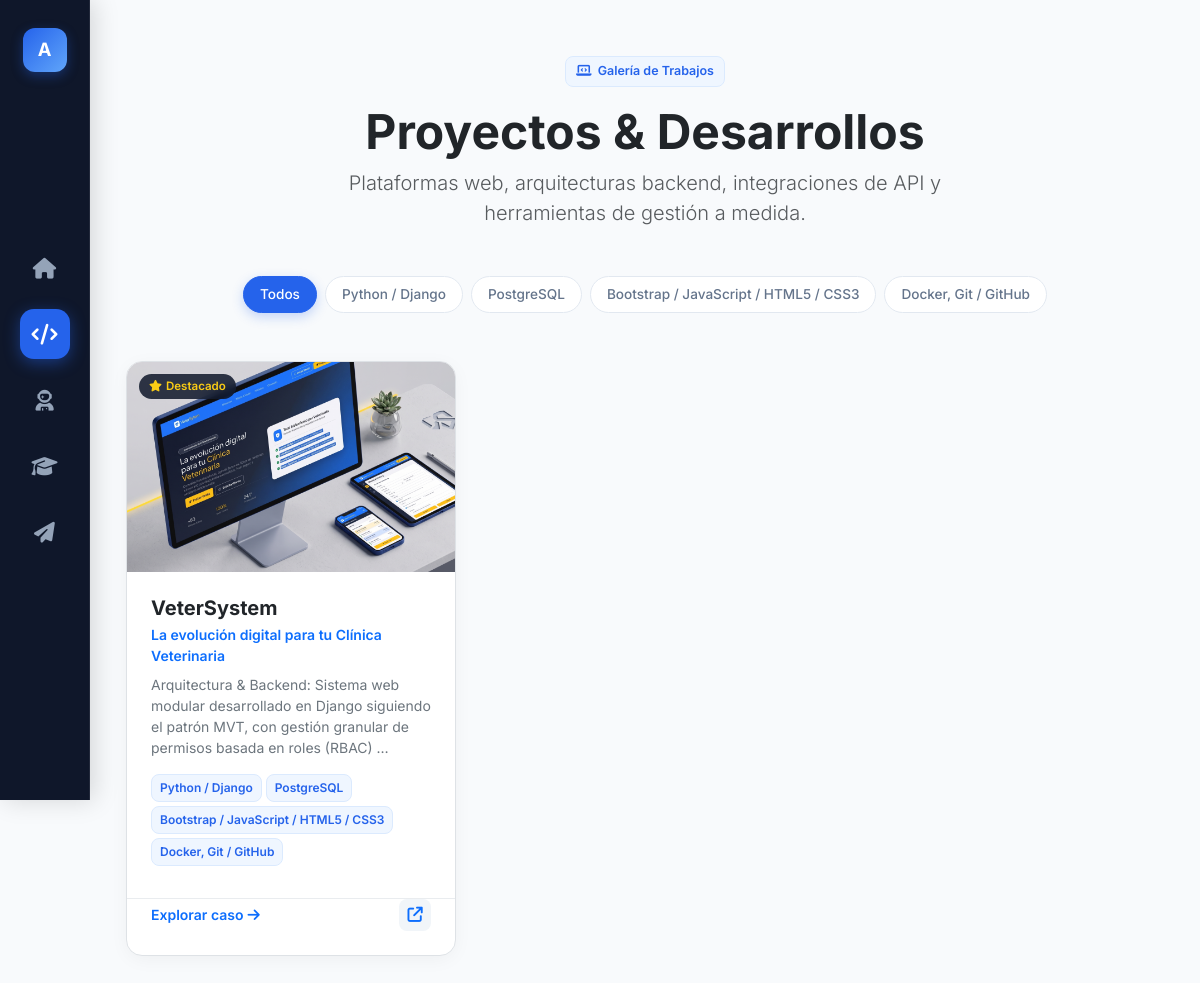
The page /portafolio/ on the database its author committed.
### core/models.py (models this page shows, shortened)
class Tecnologia(models.Model):
    class Categoria(models.TextChoices):
        BACKEND = 'BACK', 'Backend'
        FRONTEND = 'FRONT', 'Frontend'
        DATABASE = 'DB', 'Base de Datos'
        DEVOPS_TOOLS = 'TOOLS', 'DevOps & Herramientas'
        OTHER = 'OTHER', 'Otros'
    nombre = models.CharField(max_length=50, unique=True)
    icono_class = models.CharField(
        max_length=100,
        blank=True,
        help_text="Clase para FontAwesome/Devicon (ej: 'devicon-django-plain', 'fa-brands fa-python')"
    )
    categoria = models.CharField(
        max_length=10,
        choices=Categoria.choices,
        default=Categoria.BACKEND
    )
    class Meta:
        verbose_name = "Tecnología"
        verbose_name_plural = "Tecnologías"
        ordering = ['categoria', 'nombre']

class Proyecto(models.Model):
    titulo = models.CharField(max_length=200)
    slug = models.SlugField(max_length=220, unique=True, blank=True, help_text="Se autogenera si se deja vacío")
    subtitulo = models.CharField(max_length=250, help_text="Resumen conciso del objetivo o alcance del sistema")
    descripcion = models.TextField(help_text="Detalle del problema, solución técnica y arquitectura implementada")
    tecnologias = models.ManyToManyField(Tecnologia, related_name='proyectos')
    imagen_portada = models.ImageField(upload_to='proyectos/portadas/')
    link_deploy = models.URLField(blank=True, null=True, verbose_name="Demo en vivo")
    link_github = models.URLField(blank=True, null=True, verbose_name="Repositorio GitHub")
    link_video_demo = models.URLField(blank=True, null=True, verbose_name="Video Demo / Loom / YouTube")
    destacado = models.BooleanField(default=False, help_text="Marcar para fijar en los primeros lugares de la home")
    orden = models.PositiveIntegerField(default=0, help_text="Orden de visualización (menor número = primero)")
    fecha_creacion = models.DateTimeField(auto_now_add=True)
    class Meta:
        verbose_name = "Proyecto"
        verbose_name_plural = "Proyectos"
        ordering = ['orden', '-fecha_creacion']

### core/views.py (the view)
# urls.py: path('portafolio/', views.portafolio, name='portafolio'),
def portafolio(request):
    tech_filter = request.GET.get('tech')
    proyectos = Proyecto.objects.prefetch_related('tecnologias').all()
    if tech_filter:
        proyectos = proyectos.filter(tecnologias__nombre__iexact=tech_filter)
    tecnologias = Tecnologia.objects.all()
    return render(request, 'core/portafolio.html', {
        'proyectos': proyectos,
        'tecnologias': tecnologias,
        'tech_actual': tech_filter
    })

### core/context_processors.py (called while the page is built)
def perfil_global(request):
    return {
        'perfil': Perfil.objects.prefetch_related('tecnologias_destacadas').first()
    }

### templates/core/portafolio.html (shortened to what this page needs)
{% extends 'core/base.html' %}
{% load static %}
{% block content %}
<div class="py-2">
    <div class="text-center mb-5 animate__animated animate__fadeIn">
        <span class="badge-tech mb-3">
            <i class="fa-solid fa-laptop-code"></i> Galería de Trabajos
        </span>
        <h1 class="display-5 fw-bold text-dark mb-2">Proyectos & Desarrollos</h1>
        <p class="text-muted lead mx-auto" style="max-width: 620px;">
            Plataformas web, arquitecturas backend, integraciones de API y herramientas de gestión a medida.
        </p>
    </div>
    {% if tecnologias %}
    <div class="d-flex flex-wrap justify-content-center gap-2 mb-5 animate__animated animate__fadeIn">
        <a href="{% url 'core:portafolio' %}"
           class="filter-pill {% if not tech_actual %}active{% endif %}">
            Todos
        </a>
        {% for tech in tecnologias %}
            <a href="{% url 'core:portafolio' %}?tech={{ tech.nombre|urlencode }}"
               class="filter-pill {% if tech_actual == tech.nombre %}active{% endif %}">
                {{ tech.nombre }}
            </a>
        {% endfor %}
    </div>
    {% endif %}
    <div class="row g-4">
        {% for proyecto in proyectos %}
        <div class="col-md-6 col-lg-4 animate__animated animate__fadeInUp">
            <div class="card-custom h-100 p-0 bg-white border d-flex flex-column justify-content-between overflow-hidden project-card">
                <div>
                    <div class="position-relative overflow-hidden project-thumb-wrapper">
                        {% if proyecto.destacado %}
                            <span class="badge-featured">
                                <i class="fa-solid fa-star me-1"></i>Destacado
                            </span>
                        {% endif %}
                    </div>
                    <div class="p-4">
                        <h3 class="h5 fw-bold text-dark mb-1">{{ proyecto.titulo }}</h3>
                        <p class="text-primary small fw-semibold mb-2">{{ proyecto.subtitulo }}</p>
                        <p class="text-secondary small mb-3 lh-base">
                            {{ proyecto.descripcion|truncatewords:22 }}
                        </p>
                        <div class="d-flex flex-wrap gap-1 mb-2">
                            {% for tech in proyecto.tecnologias.all|slice:":4" %}
                                <span class="badge-tech py-1 px-2" style="font-size: 0.75rem;">
                                    {{ tech.nombre }}
                                </span>
                            {% endfor %}
                        </div>
                    </div>
                </div>
                <div class="p-4 pt-0 d-flex justify-content-between align-items-center border-top border-light-subtle">
                    <a href="{% url 'core:detalle_proyecto' proyecto.slug %}" class="text-decoration-none fw-semibold small text-primary d-inline-flex align-items-center gap-1">
                        <span>Explorar caso</span>
                        <i class="fa-solid fa-arrow-right"></i>
                    </a>
                    <div class="d-flex align-items-center gap-2">
                        {% if proyecto.link_deploy %}
                            <a href="{{ proyecto.link_deploy }}" target="_blank" rel="noopener noreferrer" class="action-icon-link text-primary" title="Demo en producción">
                                <i class="fa-solid fa-arrow-up-right-from-square"></i>
                            </a>
                        {% endif %}
                    </div>
                </div>
            </div>
        </div>
        {% endfor %}
    </div>
</div>
{% endblock %}

### templates/core/base.html (style rules this page uses)
:root { --sidebar-width: 90px; --primary-accent: #2563eb; --primary-hover: #1d4ed8; --dark-bg: #0f172a; --dark-surface: #1e293b; --body-bg: #f8fafc; --text-main: #1e293b; --text-muted: #64748b; --border-color: #e2e8f0; }
body { font-family: 'Inter', sans-serif; background-color: var(--body-bg); color: var(--text-main); display: flex; min-height: 100vh; margin: 0; overflow-x: hidden; }
.card-custom { background: #ffffff; border: 1px solid var(--border-color); border-radius: 16px; box-shadow: 0 4px 20px -2px rgba(0, 0, 0, 0.05); transition: all 0.3s cubic-bezier(0.4, 0, 0.2, 1); }
.badge-tech { background-color: #eff6ff; color: var(--primary-accent); border: 1px solid #dbeafe; font-size: 0.78rem; font-weight: 600; padding: 5px 10px; border-radius: 8px; display: inline-flex; align-items: center; gap: 6px; }

### templates/core/portafolio.html (style rules this page uses)
.filter-pill { display: inline-flex; align-items: center; padding: 7px 16px; background-color: #ffffff; color: var(--text-muted); border: 1px solid var(--border-color); border-radius: 50px; font-size: 0.85rem; font-weight: 500; text-decoration: none; transition: all 0.2s ease; }
.filter-pill.active { background-color: var(--primary-accent); color: #ffffff; border-color: var(--primary-accent); box-shadow: 0 4px 12px rgba(37, 99, 235, 0.25); }
.project-thumb-wrapper { height: 210px; background-color: #f8fafc; }
.badge-featured { position: absolute; top: 12px; left: 12px; background-color: rgba(15, 23, 42, 0.85); backdrop-filter: blur(4px); color: #facc15; font-size: 0.72rem; font-weight: 600; padding: 4px 10px; border-radius: 50px; z-index: 2; }
.action-icon-link { width: 32px; height: 32px; border-radius: 8px; background-color: #f1f5f9; display: inline-flex; align-items: center; justify-content: center; font-size: 0.95rem; text-decoration: none; transition: all 0.2s ease; }

### rows shown on the page
Tecnologia: nombre "Python / Django"
Tecnologia: nombre "PostgreSQL"
Tecnologia: nombre "Bootstrap / JavaScript / HTML5 / CSS3"
Tecnologia: nombre "Docker, Git / GitHub"
Proyecto: destacado True (drawn), titulo "VeterSystem", subtitulo "La evolución digital para tu Clínica Veterinaria", descripcion "Arquitectura & Backend: Sistema web modular desarrollado en Django siguiendo el patrón MVT, con gestión granular de permisos basada en roles (RBAC) …"

### other values the page prints
{{ perfil.nombre|slice:":1"|default:"A" }} "A"
